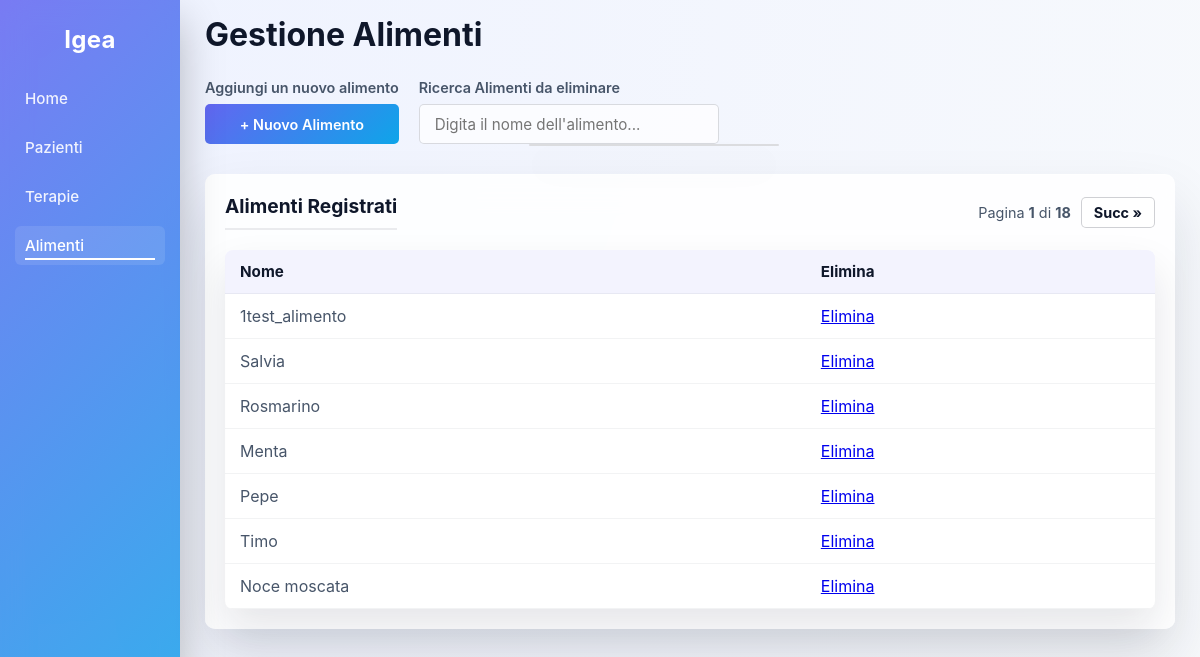
The page /alimenti.php on the database as committed earlier.
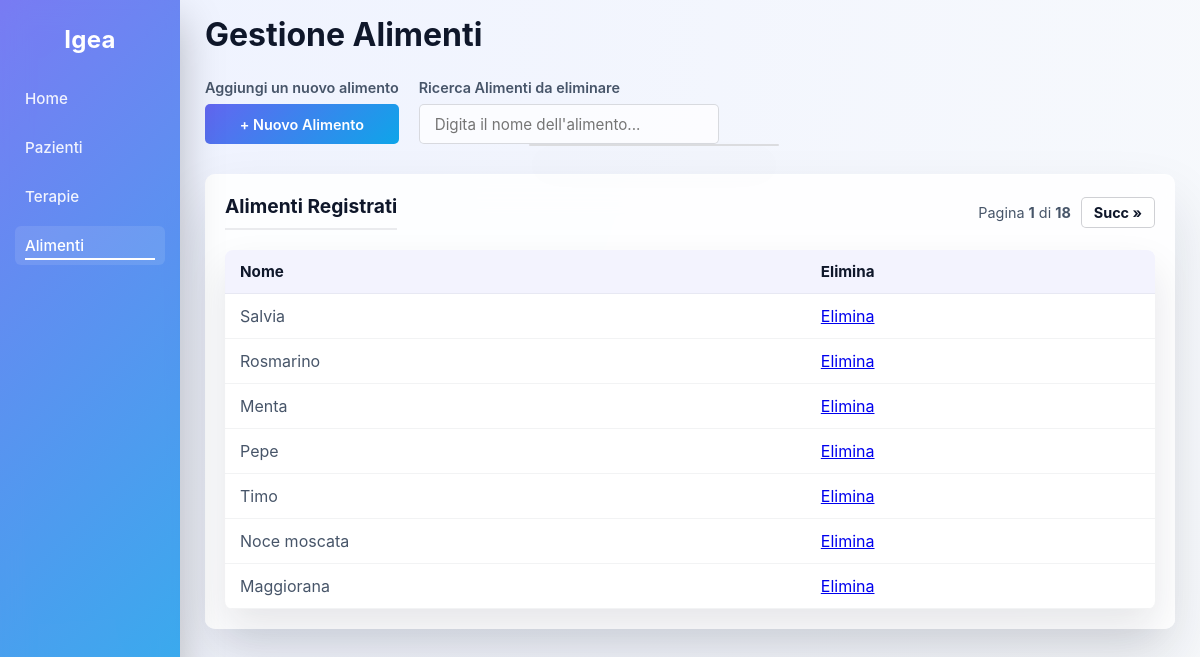
The same page on the database as committed later.
### tables this page shows
CREATE TABLE `alimenti` (
  `id` int(11) NOT NULL,
  `nome` varchar(50) NOT NULL
);

### alimenti.php (the view, shortened to what this page needs)
<?php
    $conn = new mysqli("localhost", "root", "", "terranova");
    $elementi_per_pagina = 7;
    $page = isset($_GET['page']) && is_numeric($_GET['page']) ? (int)$_GET['page'] : 1;
    $offset = ($page - 1) * $elementi_per_pagina;
    $count_query = "SELECT COUNT(*) as totale FROM alimenti";
    $count_result = $conn->query($count_query);
    $totale_elementi = $count_result->fetch_assoc()['totale'];
    $totale_pagine = ceil($totale_elementi / $elementi_per_pagina);
?>
<!DOCTYPE html>
<html lang="it">
    <head>
        <link rel="stylesheet" href="style.css">
    </head>
    <body>
        <aside class="sidebar">
            <h1>Igea</h1>
            <nav>
                <a href="index.php">Home</a>
                <a href="pazienti.php">Pazienti</a>
                <a href="farmaci.php">Terapie</a>
                <a href="alimenti.php" class="active">Alimenti</a>
            </nav>
        </aside>
        <main class="main-content">
            <div>
                <h1 style="font-size: 2rem; color: #0f172a; margin-bottom: 25px; margin-top: 0;">Gestione Alimenti</h1>
                <div style="display: flex; align-items: flex-end; gap: 20px; margin-bottom: 30px;">
                    <div>
                        <label style="display: block; font-size: 0.9rem; color: #475569; margin-bottom: 8px; font-weight: 600;">Aggiungi un nuovo alimento</label>
                        <a href="nuovo_alimento.php" class="btn-azione" style="height: 40px; padding: 0 20px; display: flex; align-items: center; justify-content: center; box-sizing: border-box; text-decoration: none;">+ Nuovo Alimento</a>
                    </div>
                    <div style="position: relative;">
                        <label style="display: block; font-size: 0.9rem; color: #475569; margin-bottom: 8px; font-weight: 600;">Ricerca Alimenti da eliminare</label>
                        <input type="text" id="searchAlimenti" placeholder="Digita il nome dell'alimento..." autocomplete="off" style="width: 300px; height: 40px; padding: 0 15px; border: 1px solid rgba(15,23,42,0.15); border-radius: 5px; box-sizing: border-box; font-size: 0.95rem; outline: none;">
                        <div id="risultatiRicerca"></div>
                    </div>
                </div>
            </div>
            <div class="card-cruscotto">
                <div style="display: flex; justify-content: space-between; align-items: center; margin-bottom: 15px;">
                    <h2 style="margin: 0;">Alimenti Registrati</h2>
                    <div style="display: flex; align-items: center; gap: 10px;">
                        <span style="font-size: 0.9rem; color: #475569;">
                            Pagina <strong><?= $page ?></strong> di <strong><?= max(1, $totale_pagine) ?></strong>
                        </span>
                        <?php if($page < $totale_pagine): ?>
                            <a href="?page=<?= $page + 1 ?>" class="btn-page">Succ &raquo;</a>
                        <?php endif; ?>
                    </div>
                </div>
                <table>
                    <thead>
                        <tr>
                            <th>Nome</th>
                            <th>Elimina</th>
                        </tr>
                    </thead>
                    <tbody>
                        <?php
                            $query = "SELECT * FROM alimenti ORDER BY id DESC LIMIT $elementi_per_pagina OFFSET $offset";
                            $result = $conn->query($query);
                            if ($result && $result->num_rows > 0) {
                                while ($row = $result->fetch_assoc()) {
                                    echo "<tr>";
                                    echo "<td>".$row['nome']."</td>";
                                    echo "<td>
                                            <a href='#' onclick=\"confermaEliminazione('elimina_alimento.php?id=".$row['id']."'); return false;\">Elimina</a>
                                          </td>";
                                    echo "</tr>";
                                }
                            } else {
                                echo "<tr><td colspan='2' style='text-align:center; padding: 20px; color: #475569;'>Nessun alimento registrato.</td></tr>";
                            }
                        ?>
                    </tbody>
                </table>
            </div>
        </main>
    </body>
</html>

Rows that differ between the two databases and show on the page:
removed alimenti: nome "1test_alimento"
now on this page (row unchanged): alimenti: nome "Maggiorana"
